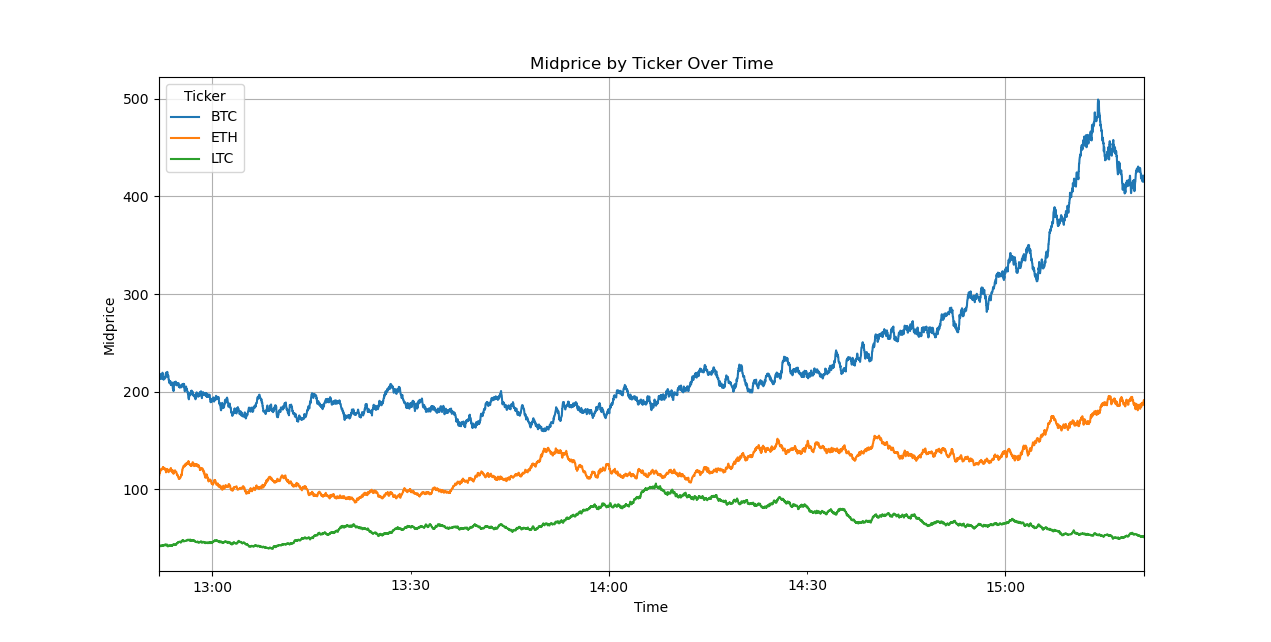

The script that drew this image:
import json
import pandas as pd
import matplotlib.pyplot as plt

def parse_midprice_by_ticker(json_file_path):
    with open(json_file_path, 'r') as file:
        json_data = file.read()
    
    data = json.loads(json_data)
    data_list = []
    
    if data.get('status') == 'success':
        results = data['data']['result']
        for result in results:
            metric = result['metric']
            ticker = metric.get('ticker', 'UNKNOWN')
            values = result['values']
            for value_pair in values:
                timestamp = int(value_pair[0])
                midprice = float(value_pair[1])
                data_list.append({
                    'ticker': ticker,
                    'timestamp': timestamp,
                    'midprice': midprice
                })
    else:
        print('Failed to retrieve data.')
        return None
    
    # Create a DataFrame
    df = pd.DataFrame(data_list)
    
    # Convert timestamp to datetime
    df['datetime'] = pd.to_datetime(df['timestamp'], unit='s')
    
    # Set the datetime as the index
    df.set_index('datetime', inplace=True)
    
    # Drop the timestamp column
    df.drop('timestamp', axis=1, inplace=True)
    
    return df

def plot_midprice_by_ticker(df):
    tickers = df['ticker'].unique()
    if len(tickers) > 1:
        # Pivot the DataFrame
        df_pivot = df.pivot(columns='ticker', values='midprice')
        # Plot the data
        df_pivot.plot(figsize=(12, 6))
        plt.title('Midprice by Ticker Over Time')
        plt.xlabel('Time')
        plt.ylabel('Midprice')
        plt.grid(True)
        plt.legend(title='Ticker')
        plt.show()
    else:
        plt.figure(figsize=(12, 6))
        plt.plot(df.index, df['midprice'], marker='o', linestyle='-')
        plt.title(f"Midprice Over Time for Ticker: {tickers[0]}")
        plt.xlabel('Time')
        plt.ylabel('Midprice')
        plt.grid(True)
        plt.show()

# Parse the midprice by ticker data
df_midprice = parse_midprice_by_ticker('midprice_by_ticker_1s.json')

if df_midprice is not None:
    # Display the first few rows
    print(df_midprice.head())
    # Plot the midprice by ticker
    plot_midprice_by_ticker(df_midprice)
